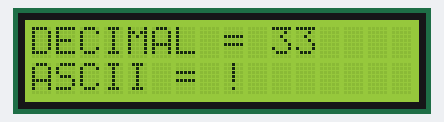
The sketch below on a simulated Arduino Uno, built with avr-gcc and run on an emulated ATmega328P. Parts: 16×2 character LCD.

Above: at 0.1 s.
At 4.1 s:
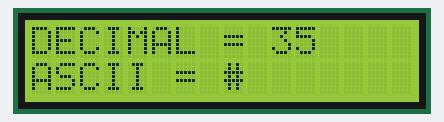
At 8.1 s:
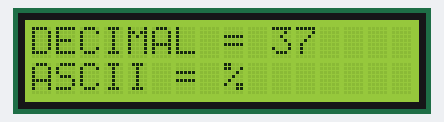
At 18.2 s:
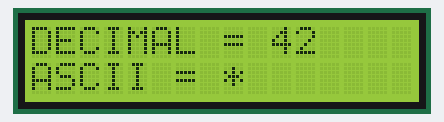
At 28.2 s:
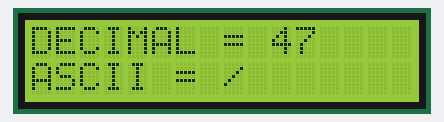
At 38.2 s:
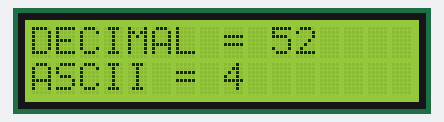

The sketch:

lcdinterfacing.ino
```cpp
#include<LiquidCrystal.h>

LiquidCrystal lcd (13,12,11,10,9,8);

void setup()
{
 lcd.begin(16, 2);
 lcd.clear();
}

void loop()
{
  int count=33;
  char ascii=0*00+33;
  while(count!=235)
  {
  lcd.setCursor(0,0);
  lcd.print("DECIMAL = ");
  lcd.print(count);
  lcd.setCursor(0,1);
  lcd.print("ASCII = ");
  lcd.print(ascii);
  count++;
  ascii++;
  delay(2000);
  lcd.clear();
}
}
```

Measured:
- what the display in image 1 shows lasts 2.0 s, from 4.1 s to 6.1 s
